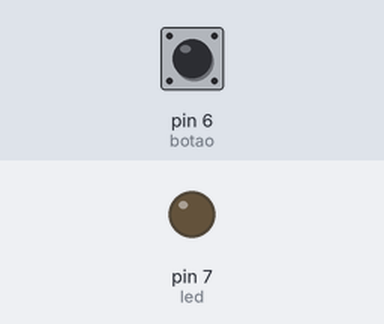
Recording of a sketch running on a simulated Arduino Uno, built with avr-gcc and run on an emulated ATmega328P. Shown: output pins drawn as LEDs (lit = HIGH). The inputs (shaded band) are chosen by the test bench; at power-on: pin 6 (botao) HIGH.

Above: at 1.2 s.
1.3 s: pin 6 (botao) pulled LOW for 0.15 s
At 1.4 s:
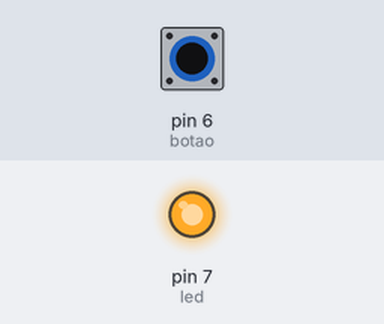
3.0 s: pin 6 (botao) pulled LOW for 3.2 s
At 7.3 s:
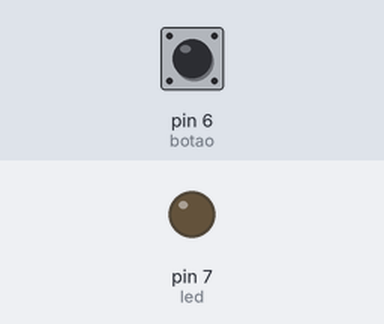
Timing chart, 0 to 8.8 s (numbered marks = the images above; inputs shaded):
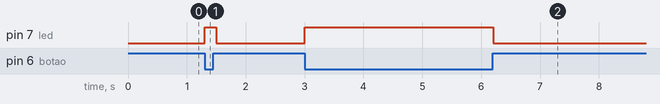

The sketch:

LED_Hold_Botao_.ino
```cpp
// Declaração das Variáveis
int led = 7;
int botao = 6;
bool estado_botao = false; //true ligado e false para desligado


/* Vamos usar a função INPUT_PULLUP na programação.
Com essa função vamos estar utilizando o resistor interno do Arduino.

No modo pull-up a placa vai estar mandando o sinal lógico HIGH (1);
E irá mandar LOW (0) somente enquanto pressionado.
Dessa forma iremos ligar e desligar o LED.

*/

void setup()
{
  pinMode(led, OUTPUT);
  pinMode(botao, INPUT_PULLUP);

}

void loop()
{

  if(digitalRead(botao) == LOW)
    digitalWrite(led, HIGH);

  if(digitalRead(botao) == HIGH)
     digitalWrite(led, LOW);


  delay(100);


}
```

Measured:
- after the input at 1.3 s, pin 7 (led): LOW → HIGH at once, → LOW 0.20 s later
- after the input at 3.0 s, pin 7 (led): LOW → HIGH at once, → LOW 3.2 s later
